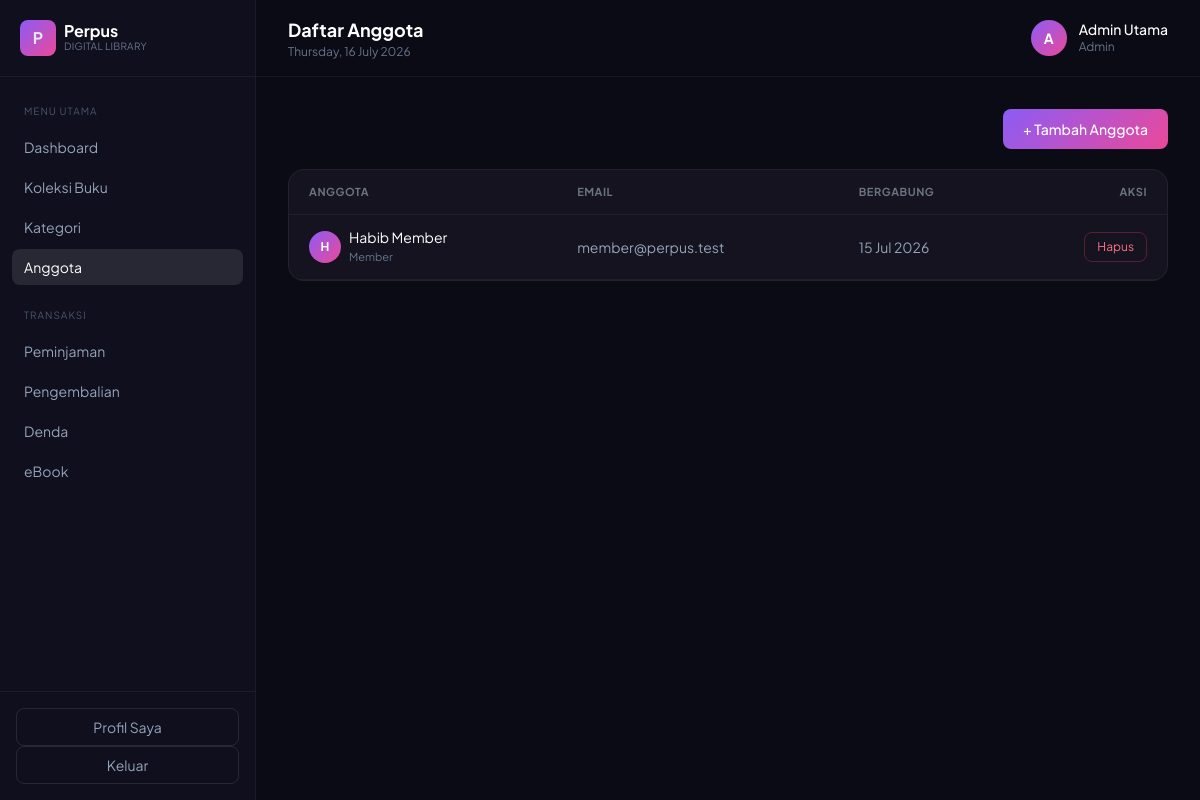
Screenshot of /admin/anggota (signed in) with the database file from the repository.
### tables this page shows
CREATE TABLE users (
    id INT AUTO_INCREMENT PRIMARY KEY,
    name VARCHAR(100) NOT NULL,
    email VARCHAR(150) NOT NULL UNIQUE,
    password VARCHAR(255) NOT NULL,
    role ENUM('admin','member') NOT NULL DEFAULT 'member',
    created_at DATETIME DEFAULT CURRENT_TIMESTAMP
);

### app/Controllers/AnggotaController.php (called while the page is built, shortened)
<?php
class AnggotaController extends Controller
{
    public function index(): void
    {
        $userModel = new User();
        $this->view('admin/anggota/index', ['anggota' => $userModel->members()]);
    }
}

### public/index.php (called while the page is built, shortened)
<?php
require dirname(__DIR__) . '/app/Core/autoload.php';
require dirname(__DIR__) . '/app/Core/helpers.php';
$router = new Router();
$router->dispatch($_SERVER['REQUEST_URI'], $_SERVER['REQUEST_METHOD']);

### app/Core/Model.php (called while the page is built, shortened)
<?php
abstract class Model
{
    protected PDO $db;
    protected string $table;
    public function __construct()
    {
        $this->db = Database::connect();
    }
    public function where(string $column, $value, string $orderBy = 'id DESC'): array
    {
        try {
            $stmt = $this->db->prepare("SELECT * FROM {$this->table} WHERE {$column} = :value ORDER BY {$orderBy}");
            $stmt->execute(['value' => $value]);
            return $stmt->fetchAll();
        } catch (PDOException $e) {
            error_log($e->getMessage());
            return [];
        }
    }
}

### app/Core/autoload.php (called while the page is built, shortened)
<?php
spl_autoload_register(function (string $class) {
    $prefix = 'App\\';
    $relative = substr($class, strlen($prefix));
    $file = BASE_PATH . '/app/' . str_replace('\\', '/', $relative) . '.php';
});

### app/Core/Database.php (called while the page is built, shortened)
<?php
class Database
{
    private static ?PDO $instance = null;
    public static function connect(): PDO
    {
        try {
            if (DB_DRIVER === 'sqlite') {
                $dsn = 'sqlite:' . DB_SQLITE_PATH;
                self::$instance = new PDO($dsn);
                self::$instance->exec('PRAGMA foreign_keys = ON');
            } else {
                $dsn = 'mysql:host=' . DB_HOST . ';port=' . DB_PORT . ';dbname=' . DB_NAME . ';charset=utf8mb4';
                self::$instance = new PDO($dsn, DB_USER, DB_PASS);
            }
            self::$instance->setAttribute(PDO::ATTR_ERRMODE, PDO::ERRMODE_EXCEPTION);
            self::$instance->setAttribute(PDO::ATTR_DEFAULT_FETCH_MODE, PDO::FETCH_ASSOC);
            self::$instance->setAttribute(PDO::ATTR_EMULATE_PREPARES, false);
            return self::$instance;
        } catch (PDOException $e) {
            error_log('DB Connection Error: ' . $e->getMessage());
            http_response_code(500);
            die('Terjadi kesalahan pada server. Silakan hubungi administrator.');
        }
    }
}

### app/Models/User.php (called while the page is built, shortened)
<?php
class User extends Model
{
    public function members(): array
    {
        return $this->where('role', 'member', 'created_at DESC');
    }
}

### app/Core/helpers.php (called while the page is built, shortened)
<?php
function e(?string $value): string
{
    return htmlspecialchars($value ?? '', ENT_QUOTES, 'UTF-8');
}
function tanggal_indo(?string $date): string
{
    $bulan = ['', 'Jan', 'Feb', 'Mar', 'Apr', 'Mei', 'Jun', 'Jul', 'Agu', 'Sep', 'Okt', 'Nov', 'Des'];
    $ts = strtotime($date);
    return date('d', $ts) . ' ' . $bulan[(int) date('n', $ts)] . ' ' . date('Y', $ts);
}

### app/Views/admin/anggota/index.php (the view, shortened to what this page needs)
<div class="flex justify-end mb-5">
    <button onclick="document.getElementById('modalTambah').classList.remove('hidden')"
        class="px-5 py-2.5 rounded-lg btn-primary text-white text-sm font-medium">+ Tambah Anggota</button>
</div>
<div class="card overflow-hidden">
    <table class="w-full data text-sm">
        <thead>
            <tr class="border-b border-white/5">
                <th class="text-left px-5 py-3">Anggota</th>
                <th class="text-left px-5 py-3">Email</th>
                <th class="text-left px-5 py-3">Bergabung</th>
                <th class="text-right px-5 py-3">Aksi</th>
            </tr>
        </thead>
        <tbody>
        <?php if (empty($anggota)): ?>
            <tr><td colspan="4" class="text-center py-8 text-slate-500">Belum ada anggota.</td></tr>
        <?php else: foreach ($anggota as $a): ?>
            <tr class="border-b border-white/5">
                <td class="px-5 py-3 flex items-center gap-2">
                    <div class="w-8 h-8 rounded-full bg-gradient-to-br from-violet-500 to-pink-500 flex items-center justify-center text-xs text-white font-bold">
                        <?= e(mb_substr($a['name'], 0, 1)) ?>
                    </div>
                    <div>
                        <p class="text-white"><?= e($a['name']) ?></p>
                        <p class="text-[11px] text-slate-500">Member</p>
                    </div>
                </td>
                <td class="px-5 py-3 text-slate-400"><?= e($a['email']) ?></td>
                <td class="px-5 py-3 text-slate-400"><?= tanggal_indo($a['created_at']) ?></td>
                <td class="px-5 py-3 text-right">
                    <button type="button"
                        onclick="hapusAnggota(<?= (int) $a['id'] ?>, '<?= e(addslashes($a['name'])) ?>')"
                        class="text-xs px-3 py-1.5 rounded-lg border border-rose-500/30 text-rose-400 hover:bg-rose-500/10">Hapus</button>
                </td>
            </tr>
        <?php endforeach; endif; ?>
        </tbody>
    </table>
</div>

### app/Core/Router.php (shortened to what this page needs)
<?php
class Router
{
    private array $routes = [];
    private function add(string $method, string $path, $handler): void
    {
        $pattern = preg_replace('#\{[a-zA-Z_]+\}#', '([^/]+)', trim($path, '/'));
        $pattern = '#^' . $pattern . '$#';
        preg_match_all('#\{([a-zA-Z_]+)\}#', $path, $paramNames);
        $this->routes[$method][] = [
            'pattern' => $pattern,
            'handler' => $handler,
            'params'  => $paramNames[1],
        ];
    }
    public function dispatch(string $uri, string $method): void
    {
        $uri = trim(parse_url($uri, PHP_URL_PATH), '/');
        $uri = $uri === '' ? '' : $uri;
        foreach ($this->routes[$method] ?? [] as $route) {
            if (preg_match($route['pattern'], $uri, $matches)) {
                array_shift($matches);
                $params = array_combine($route['params'], $matches);
                $this->call($route['handler'], $params);
                return;
            }
        }
    }
    private function call($handler, array $params): void
    {
        [$controllerClass, $action] = $handler;
        $controller = new $controllerClass();
        call_user_func_array([$controller, $action], $params);
    }
}

### public/assets/css/app.css (style rules this page uses)
* { font-family: 'Plus Jakarta Sans', ui-sans-serif, system-ui, sans-serif; }
body { background: #0a0a12; }
.card { background: #14131f; border: 1px solid rgba(255,255,255,0.06); border-radius: 16px; transition: transform 0.15s ease, border-color 0.15s ease, box-shadow 0.15s ease; }
.btn-primary { background: linear-gradient(135deg, #8b5cf6, #ec4899); transition: all 0.15s ease; }
table.data th { text-transform: uppercase; font-size: 11px; letter-spacing: .05em; color: #6b7280; }

### rows the page displays
users: name "H", name "Habib Member", email "member@perpus.test", created_at "15 Jul 2026"
